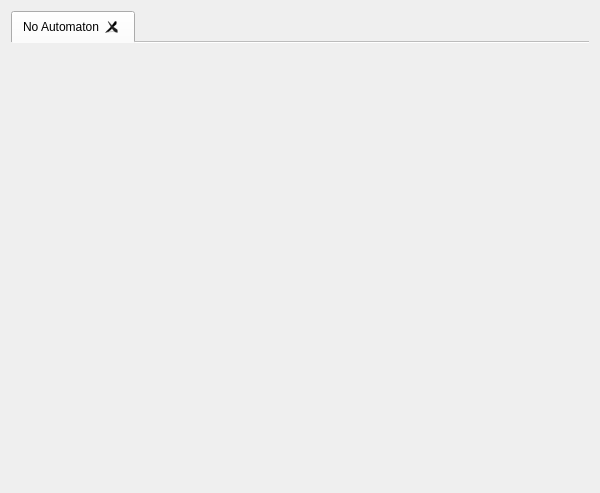
<?xml version="1.0" encoding="UTF-8"?>
<ui version="4.0">
 <class>AutomatonWidget</class>
 <widget class="QWidget" name="AutomatonWidget">
  <property name="geometry">
   <rect>
    <x>0</x>
    <y>0</y>
    <width>600</width>
    <height>493</height>
   </rect>
  </property>
  <property name="windowTitle">
   <string>Form</string>
  </property>
  <layout class="QHBoxLayout" name="horizontalLayout">
   <item>
    <widget class="QTabWidget" name="tabWidget">
     <property name="currentIndex">
      <number>0</number>
     </property>
     <property name="documentMode">
      <bool>true</bool>
     </property>
     <property name="tabsClosable">
      <bool>true</bool>
     </property>
     <property name="movable">
      <bool>true</bool>
     </property>
     <widget class="QWidget" name="tabEmpty">
      <attribute name="title">
       <string>No Automaton</string>
      </attribute>
      <layout class="QVBoxLayout" name="verticalLayout"/>
     </widget>
    </widget>
   </item>
  </layout>
 </widget>
 <resources/>
 <connections/>
</ui>
